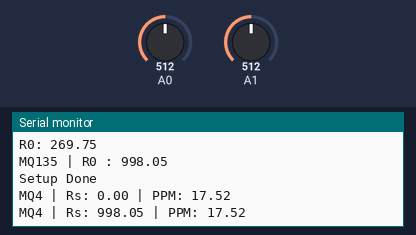
Bench run of a sketch on a simulated Arduino Uno, built with avr-gcc and run on an emulated ATmega328P. On the bench: the last lines printed to the serial monitor. The test bench sets the inputs (shaded band); at power-on: A0 = 512, A1 = 512.

Above: at 1.2 s.
1.3 s: A0 set to 0
At 3.9 s:
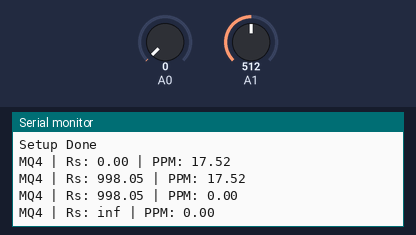
4.4 s: A0 set to 1023
At 5.7 s:
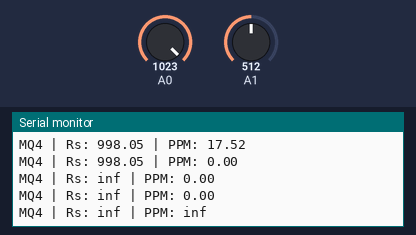

Measured:
- after the input at 1.3 s, the serial monitor: prints a new line after 0.76 s (image 1)
- after the input at 4.4 s, the serial monitor: prints a new line after 0.67 s (image 2)

The sketch:

MQ_Library.ino
```cpp
#include "MQ.h"

#define MQ4_AIR_RS_R0_RATIO 1.0f
#define MQ135_AIR_RS_R0_RATIO 3.7f

MQ mq4(A0);
MQ mq135(A1);
/********Parameter for MQ-4***********/
//#define RL 1000.0
//#define R0 36888.0 //Calculated from Rs/R0 =1 for fresh air
//#define c (float)(0.7079)
//#define m (float)(-0.5693)


void setup()
{
  Serial.begin(9600);
  Serial.println("Heating Sensor..");
  //delay(20000);
  mq4.setGraphPoints(1000, 5000, 0.1, 0.04);
  mq4.setRl(1000);
  float R0 = mq4.calculateR0(MQ4_AIR_RS_R0_RATIO);//Call this function in the fresh air. This will set R0
  Serial.print(F("MQ4 | R0 : ")); Serial.println(R0);

  mq135.setGraphPoints(200, 40, 0.8, 1.5);
  mq135.setRl(1000);
  float mq135_R0 = mq135.calculateR0(MQ135_AIR_RS_R0_RATIO);
  Serial.print(F("MQ135 | R0 : ")); Serial.println(R0);

  Serial.println("Setup Done");
}

void loop()
{
  Serial.print(F("MQ4 | Rs: ")); Serial.print(mq4.Rs);
  Serial.print(F(" | PPM: ")); Serial.println(mq4.getPPM());

//  Serial.print(F("MQ135 | Rs: ")); Serial.print(mq135.Rs);
//  Serial.print(F(" | PPM: ")); Serial.println(mq135.getPPM());
//  delay(1000);        // delay in between reads for stability
 delay(1000);
}
```

MQ.cpp
```cpp
#include "MQ.h"

#define TATAL_SAMPLE_R0 20

MQ::MQ(byte channel)
{
  _analogPin = channel;
}

void MQ::setRl(float RL)
{
  _RL = RL;
  _R0 = 0;
}

void MQ::setGraphPoints(float x1, float x2, float y1, float y2)
{
  _m = log10(y2 / y1) / log10(x2 / x1);
  _c = log10(y1) - _m * log10(x1);
  //  Serial.println(_m);
  //  Serial.println(_c);
}

float MQ::getPPM()
{
  Rs = _calculateRs();

  float ratio_RS_R0 = (Rs / _R0);
  //Serial.print(F("Rs/R0: "));Serial.println(ratio_RS_R0, 4);

  float ppm_log = (log10(ratio_RS_R0) - _c) / _m; //x = (y-c)/m
  float ppm = pow(10, ppm_log);
  return ppm;
}
float MQ::_calculateRs()
{
  int Vrl = analogRead(_analogPin);
  float RS = ((1023 - Vrl) * _RL) / Vrl; //deduced from voltage divider equation
  return RS;
}

float MQ::calculateR0(float air_Rs_by_R0)
{
  float R0;
  for (byte i = 0; i < TATAL_SAMPLE_R0; i++)
  {
    R0 += _calculateRs();
  }
  R0 = R0 / TATAL_SAMPLE_R0;
  R0 = R0 / air_Rs_by_R0;
  _R0 = R0;
  Serial.print("R0: ");Serial.println(_R0);
  return R0;
}
```

MQ.h
```cpp
#ifndef _MQ_H_
#define _MQ_H_
#include "Arduino.h"

class MQ
{
  public:
    MQ(byte channel);
    void setGraphPoints(float x1, float x2, float y1, float y2);
    void setRl(float RL);
    float getPPM();
    float getRs();
    float calculateR0(float air_Rs_by_R0);
    float Rs;
  private:
    float _calculateRs();
    byte _analogPin;
    float _m;
    float _c;
    float _RL;
    float _R0;
};
#endif
```
